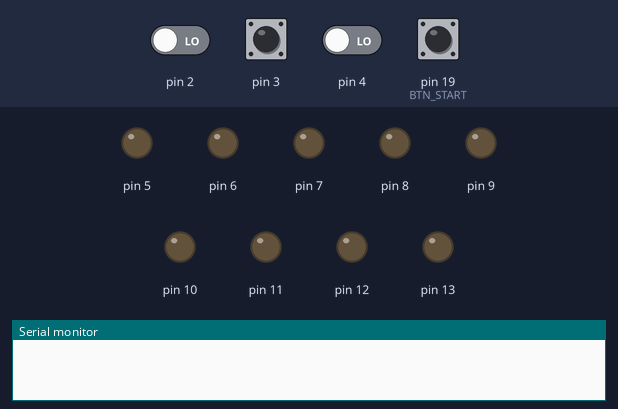
Simulated run of this sketch. Board: Arduino Uno, built with avr-gcc and run on an emulated ATmega328P. Parts: output pins drawn as LEDs (lit = HIGH), the last lines printed to the serial monitor. The test bench sets the inputs (shaded band); at power-on: pin 2–4, pin 19 (BTN_START) LOW. Random numbers use the default seed unless the sketch sets one.

Above: at 1.2 s.
1.3 s: pin 19 (BTN_START) pulled HIGH for 0.15 s
At 2.5 s:
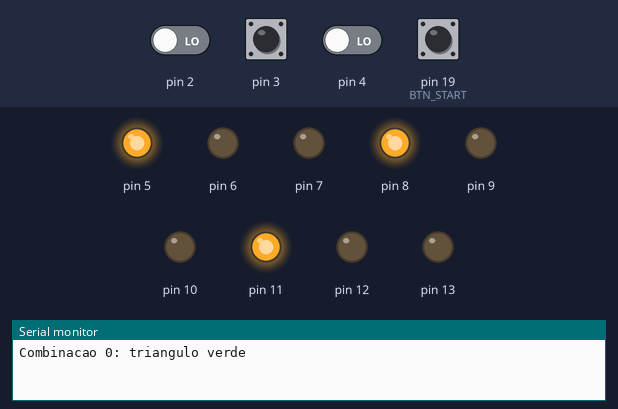
2.9 s: pin 3 driven HIGH
At 4.1 s:
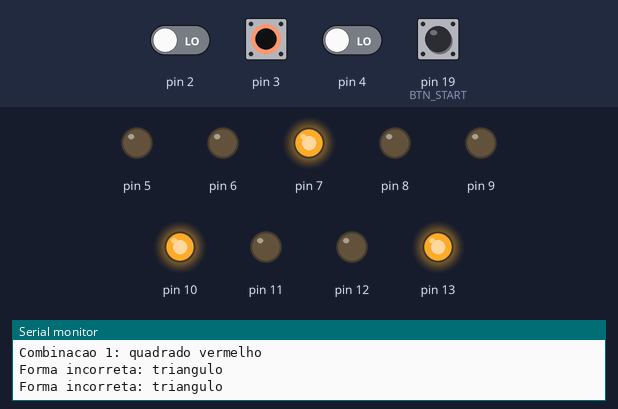
6.9 s: pin 2 driven HIGH and pin 3 driven LOW and pin 4 driven LOW and pin 19 (BTN_START) driven HIGH
At 8.1 s:
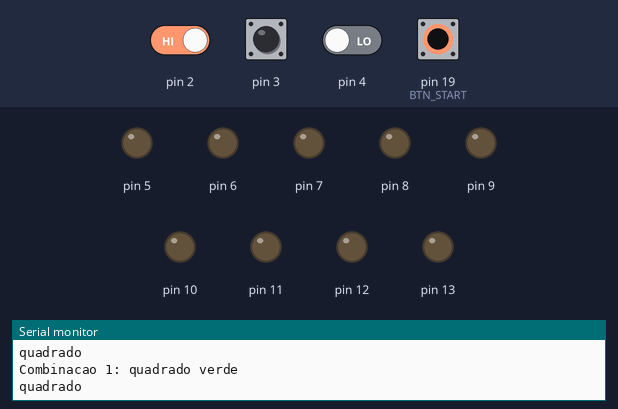
9.9 s: pin 3 pulsed HIGH 5 times (0.12 s each, 0.3 s apart)
At 11.3 s:
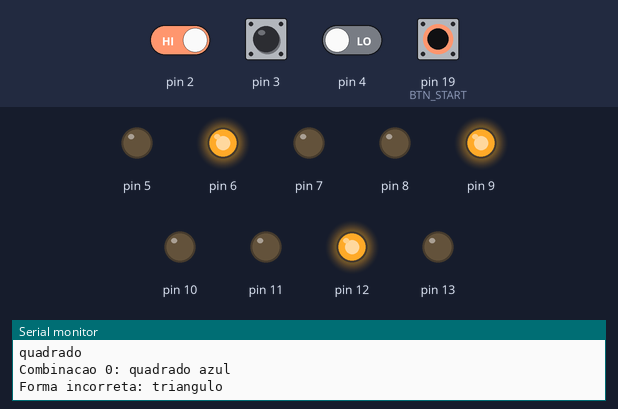
12.9 s: pin 3 driven HIGH
At 15.1 s:
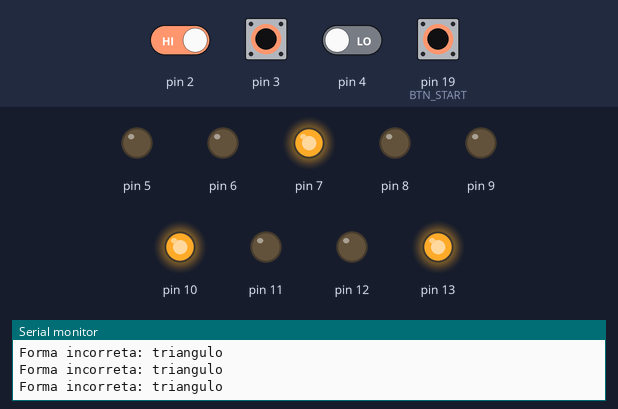
Timing chart, 0 to 16.4 s (numbered marks = the images above; inputs shaded):
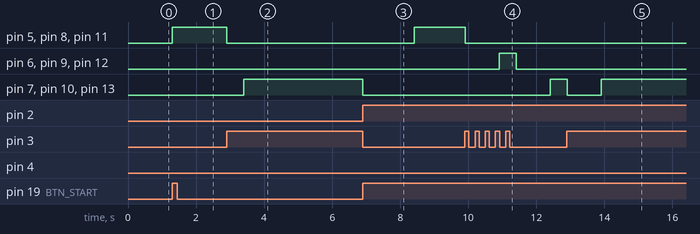

Measured:
- after the input at 1.3 s, pin 5, pin 8, pin 11: LOW → HIGH at once
- after the input at 2.9 s, pin 5, pin 8, pin 11: HIGH → LOW at once; pin 7, pin 10, pin 13: LOW → HIGH after 0.50 s
- after the input at 6.9 s, pin 5, pin 8, pin 11: LOW → HIGH after 1.5 s; pin 7, pin 10, pin 13: HIGH → LOW at once
- after the input at 9.9 s, pin 5, pin 8, pin 11: HIGH → LOW at once; pin 6, pin 9, pin 12: LOW → HIGH after 1.0 s, → LOW 0.50 s later; pin 7, pin 10, pin 13: LOW → HIGH after 2.5 s
- after the input at 12.9 s, pin 7, pin 10, pin 13: HIGH → LOW at once, → HIGH 1.0 s later

The sketch:

sofia_playground.ino
```cpp
#include <string.h>

enum Etapa{
	MOSTRAR_COMBINACAO,
    AGUARDAR_CLIQUE
};

struct PinsRGB{
	int RED;
  	int BLUE;
  	int GREEN;

  	// Construtor
  	PinsRGB(int r_pin, int b_pin, int g_pin) : RED(r_pin), BLUE(b_pin), GREEN(g_pin){
    	pinMode(RED, OUTPUT);
        pinMode(BLUE, OUTPUT);
        pinMode(GREEN, OUTPUT);
    }
};

struct Button{
  	const int PIN;
  	bool STATE;
	unsigned long lastDebounceTime;
  	unsigned long currentMillis;
    const int debounceDelay = 50;

  	Button(int pin) : PIN(pin), STATE(false), lastDebounceTime(0), currentMillis(0) {
        pinMode(PIN, INPUT);
    }
};

struct Combinacao{
  String forma;
  String cor;
};

const Combinacao combinacoes[] = {
      {"circulo", "vermelho"},
      {"circulo", "azul"},
      {"circulo", "verde"},
      {"triangulo", "vermelho"},
      {"triangulo", "azul"},
      {"triangulo", "verde"},
      {"quadrado", "vermelho"},
      {"quadrado", "azul"},
      {"quadrado", "verde"}
    };

Button BTN_START(19);

class Teste{
	String forma;
  	String cor;

  	public:
  	// Construtor padrão
  	Teste() : forma(""), cor("") {}

  	// Construtor com argumentos
    Teste(const String& f, const String& c) : forma(f), cor(c) {}

  	String getForma() const{return forma;}

  	String getCor() const{return cor;}

};

class Forma{
	const String nome;
  	const PinsRGB LED_PIN;
  	Button BTN;

  	public:
  	Forma(const String& n, const PinsRGB& l_pin, int b_pin)
      : nome(n), LED_PIN(l_pin), BTN(b_pin){}

  	String getNome() const{return nome;}

  	void acenderLED(const int corRGB[]){
      digitalWrite(LED_PIN.RED, corRGB[0]);
      digitalWrite(LED_PIN.BLUE, corRGB[1]);
      digitalWrite(LED_PIN.GREEN, corRGB[2]);
  	}

  	bool getBTN_STATE(){
      int btnState = digitalRead(BTN.PIN);

  	  // Tratamento para o efeito bouncing no clique do botão
      if(btnState != BTN.STATE){
      	BTN.lastDebounceTime = BTN.currentMillis;
      }
      if(millis() - BTN.lastDebounceTime > BTN.debounceDelay){
        if(btnState == HIGH && !BTN.STATE){
        	BTN.STATE = true;
        }
      }
      if(btnState == LOW){
      	BTN.STATE = false;
      }

      return BTN.STATE;
    }
};

// Declaração das formas e dos pinos referentes ao LED RGB e ao botão
Forma circulo("circulo", {13,12,11}, 4);
Forma triangulo("triangulo", {10,9,8}, 3);
Forma quadrado("quadrado", {7,6,5}, 2);

// Prototipos das funções
Teste* gerarTestes(int qtTestes);
void mapearCorRGB(const String& cor);
void imprimirCombinacao(const Teste& teste, int n);
void iniciarTeste(Teste* testes, int qtTestes);

void setup(){
  Serial.begin(9600);

  // Embaralha a função random para que não inicialize com os mesmos valores
  randomSeed(analogRead(0));
}

void imprimirCombinacao(const Teste& teste, int n){
	Serial.print("Combinacao ");
    Serial.print(n);
    Serial.print(": ");
    Serial.println(teste.getForma() + " " + teste.getCor());
}

float temporizador(unsigned long& tempoInicio,unsigned long tempoLimite){
  if(tempoInicio == 0){
  	tempoInicio = millis();
  }

  // Verifica se algum botão foi pressionado
  if(circulo.getBTN_STATE() || triangulo.getBTN_STATE() || quadrado.getBTN_STATE()){
    unsigned long tempoDecorrido = millis() - tempoInicio;
    tempoInicio = 0;
    return static_cast<float>(tempoDecorrido) / 1000.0;
  }
  if(millis() - tempoInicio > tempoLimite){
  	tempoInicio = 0;
    return -1.0; // Tempo limite atingido sem resposta
  }

  return -2.0; // Ainda aguardando o clique
}

void mapearCorRGB(const String& cor){
  int init[] = {0, 0, 0}; // Inicializa com os LEDs apagados

  if(cor == "vermelho"){
  	init[0] = 255;
  }else if(cor == "azul"){
  	init[1] = 255;
  }else if(cor == "verde"){
  	init[2] = 255;
  }

  circulo.acenderLED(init);
  triangulo.acenderLED(init);
  quadrado.acenderLED(init);
}

void apagarLED(){
  	int low[] = {0,0,0};

  	circulo.acenderLED(low);
    triangulo.acenderLED(low);
    quadrado.acenderLED(low);
}
void iniciarTeste(Teste* testes, int qtTestes) {
  int i = 0;
  Etapa etapa = MOSTRAR_COMBINACAO;

  while (i < qtTestes) {
    switch (etapa) {
      case MOSTRAR_COMBINACAO:
        mapearCorRGB(testes[i].getCor());
        imprimirCombinacao(testes[i], i);
        etapa = AGUARDAR_CLIQUE;
        break;

      case AGUARDAR_CLIQUE:
        if (circulo.getBTN_STATE()) {

          if (circulo.getNome() == testes[i].getForma()) {
            Serial.println(circulo.getNome());
            apagarLED();
            delay(500);
            i++;
            etapa = MOSTRAR_COMBINACAO;
          }else{
          	Serial.println("Forma incorreta: " + circulo.getNome());
          	delay(500);
          }
        } else if (triangulo.getBTN_STATE()) {

          if (triangulo.getNome() == testes[i].getForma()) {
            Serial.println(triangulo.getNome());
            apagarLED();
            delay(500);
            i++;
            etapa = MOSTRAR_COMBINACAO;
          }else{
          	Serial.println("Forma incorreta: " + triangulo.getNome());
            delay(500);
          }
        } else if (quadrado.getBTN_STATE()) {

          if (quadrado.getNome() == testes[i].getForma()) {
          	Serial.println(quadrado.getNome());
            apagarLED();
            delay(500);
            i++;
            etapa = MOSTRAR_COMBINACAO;
          }else{
          	Serial.println("Forma incorreta: " + quadrado.getNome());
            delay(500);
          }
        }
        break;
    }
  }
}


Teste* gerarTestes(int qtTestes){
  	// Gera combinações aleatórias entre formas e cores para realização do teste
  	int totalCombinacoes = sizeof(combinacoes) / sizeof(combinacoes[0]);

	if (qtTestes > totalCombinacoes) {
      qtTestes = totalCombinacoes;
    }

  	int testesGerados = 0;

  	Teste* testes = new Teste[qtTestes];

    // Vetor de índices para controlar as combinações já usadas
    int* indicesUsados = new int[totalCombinacoes];
    for (int i = 0; i < totalCombinacoes; i++) {
      indicesUsados[i] = 0;
    }

  	// Embaralha a combinação entre formas e cores
    while (testesGerados < qtTestes) {
      int indiceCombinacao = random(totalCombinacoes);

      if (indicesUsados[indiceCombinacao] == 0) {
        testes[testesGerados] = Teste(combinacoes[indiceCombinacao].forma, combinacoes[indiceCombinacao].cor);
        indicesUsados[indiceCombinacao] = 1;
        testesGerados++;
      }
    }

  	// Libere a memória alocada para o vetor de índices usados
  	delete[] indicesUsados;

  	return testes;
}

void loop() {
  BTN_START.STATE = digitalRead(BTN_START.PIN);

  if (BTN_START.STATE) {
    Teste testes[2]; // Ajustando para gerar apenas 2 combinações únicas
    int totalCombinacoes = sizeof(combinacoes) / sizeof(combinacoes[0]);
    int indicePrimeiraCombinacao = random(totalCombinacoes);

    // Escolhe a primeira combinação aleatória
    testes[0] = Teste(combinacoes[indicePrimeiraCombinacao].forma, combinacoes[indicePrimeiraCombinacao].cor);

    // Escolhe a segunda combinação única
    int indiceSegundaCombinacao = (indicePrimeiraCombinacao + 1) % totalCombinacoes;
    testes[1] = Teste(combinacoes[indiceSegundaCombinacao].forma, combinacoes[indiceSegundaCombinacao].cor);

    iniciarTeste(testes, 2);
  }
}
```
